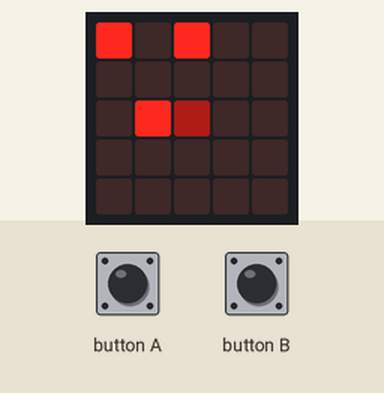
The program below on a simulated BBC micro:bit (MakeCode). Shown: the board's 5×5 LED display. The inputs (shaded band) are chosen by the test bench.

Above: at 1.2 s.
1.3 s: button A pressed for 0.15 s
At 2.6 s:
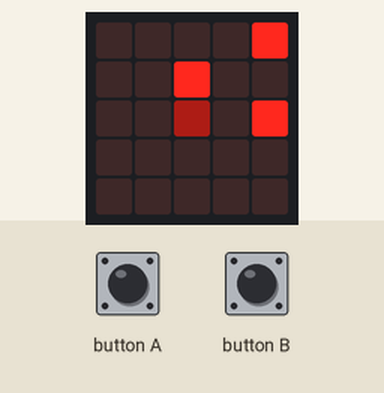
2.9 s: button A pressed for 0.15 s
At 4.0 s:
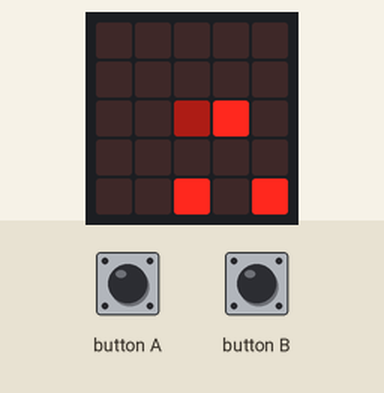
4.5 s: button A pressed for 0.15 s
At 5.2 s:
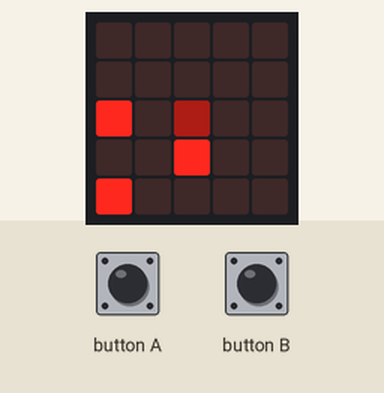
6.1 s: button B pressed for 0.15 s
At 7.7 s:
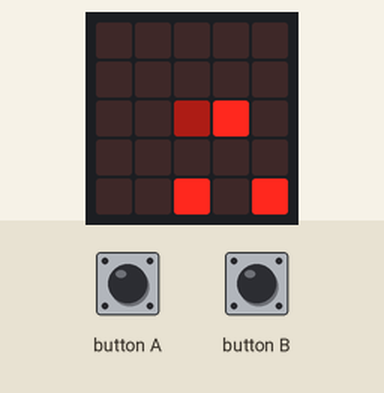
Timing chart, 0 to 8.7 s (numbered marks = the images above; inputs shaded):
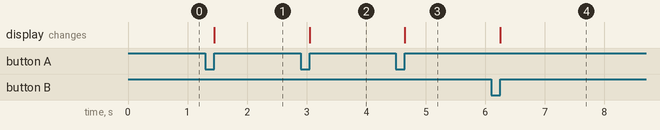

The program:

otoceni_01.py
```python
S = (2, 2)  #stred
trojuhelnik = [[0,0], [2,0], [1,2]] # trojuhelnik

for bod0 in trojuhelnik:    #vykresli trojuhelnik
    led.plot(bod0[0], bod0[1])
led.plot_brightness(S[0], S[1], 50) #vykresli stred

def on_button_pressed_a():
    basic.clear_screen()
    for forward in trojuhelnik: #vypocitek ptrojuhelnik +90°
        x = -1 * (forward[1] - S[1]) + S[0]
        y =  1 * (forward[0] - S[0]) + S[1]
        forward[0] = x
        forward[1] = y

    for bod1 in trojuhelnik:    #vykresli trojuhelnik
        led.plot(bod1[0], bod1[1])
    led.plot_brightness(S[0], S[1], 50) #vykresli stred
input.on_button_pressed(Button.A, on_button_pressed_a)

def on_button_pressed_b():
    basic.clear_screen()
    for reverse in trojuhelnik: #vypocitek ptrojuhelnik -90°
        x =  1 * (reverse[1] - S[1]) + S[0]
        y = -1 * (reverse[0] - S[0]) + S[1]
        reverse[0] = x
        reverse[1] = y

    for bod2 in trojuhelnik:    #vykresli trojuhelnik
        led.plot(bod2[0], bod2[1])
    led.plot_brightness(S[0], S[1], 50) #vykresli stred
input.on_button_pressed(Button.B, on_button_pressed_b)
```

Measured:
- after the input at 1.3 s, the display: changes after 0.15 s (image 1)
- after the input at 2.9 s, the display: changes after 0.15 s (image 2)
- after the input at 4.5 s, the display: changes after 0.15 s (image 3)
- after the input at 6.1 s, the display: changes after 0.15 s (image 4)
